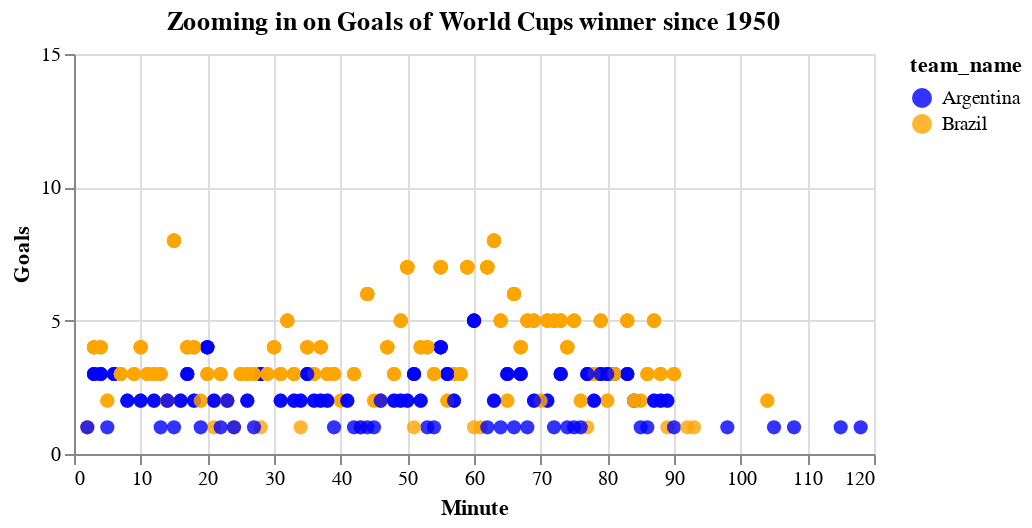

Source (notebook cell):
### Code cell
scatter = alt.Chart(df4).mark_circle(size=50, opacity=0.8).encode( 
    x=alt.X('minute:Q', title='Minute'),
    y=alt.Y('Goals:Q', title='Goals', scale=alt.Scale(domain=[0,15]), axis=alt.Axis(values=[0,5,10,15])),
    tooltip=['team_name', 'minute', 'Goals'],
    color=alt.Color('team_name:N', title='team_name', scale=alt.Scale(range=['blue', 'orange']))
).transform_filter("datum.team_name == Team1 || datum.team_name == Team2"
).add_params(team1_param, team2_param
).add_params(brush
).properties(
    width=400,
    height=200,
    title='Zooming in on Goals of World Cups winner since 1950'
)

scatter

### Figure 1 — Vega-Lite specification as saved in the notebook (floating-point values rounded to 4 significant figures; data arrays with more than 128 entries replaced by an {"elided": "..."} marker saying what was removed)
{"$schema": "https://vega.github.io/schema/vega-lite/v5.20.1.json", "config": {"view": {"continuousHeight": 300, "continuousWidth": 300}}, "data": {"name": "data-88fe94d3cfc62646ed609b171f5c2518"}, "datasets": {"data-88fe94d3cfc62646ed609b171f5c2518": {"elided": "1348 records"}}, "encoding": {"color": {"field": "team_name", "scale": {"range": ["blue", "orange"]}, "title": "team_name", "type": "nominal"}, "tooltip": [{"field": "team_name", "type": "nominal"}, {"field": "minute", "type": "quantitative"}, {"field": "Goals", "type": "quantitative"}], "x": {"field": "minute", "title": "Minute", "type": "quantitative"}, "y": {"axis": {"values": [0, 5, 10, 15]}, "field": "Goals", "scale": {"domain": [0, 15]}, "title": "Goals", "type": "quantitative"}}, "height": 200, "mark": {"opacity": 0.8, "size": 50, "type": "circle"}, "params": [{"bind": {"input": "select", "name": "Team 1", "options": ["Argentina", "Brazil", "England", "France", "Germany", "Italy", "Spain", "Uruguay"]}, "name": "Team1", "value": "Argentina"}, {"bind": {"input": "select", "name": "Team 2", "options": ["Argentina", "Brazil", "England", "France", "Germany", "Italy", "Spain", "Uruguay"]}, "name": "Team2", "value": "Brazil"}, {"name": "time_brush", "select": {"encodings": ["x", "y"], "type": "interval"}}], "title": "Zooming in on Goals of World Cups winner since 1950", "transform": [{"filter": "datum.team_name == Team1 || datum.team_name == Team2"}], "width": 400}
